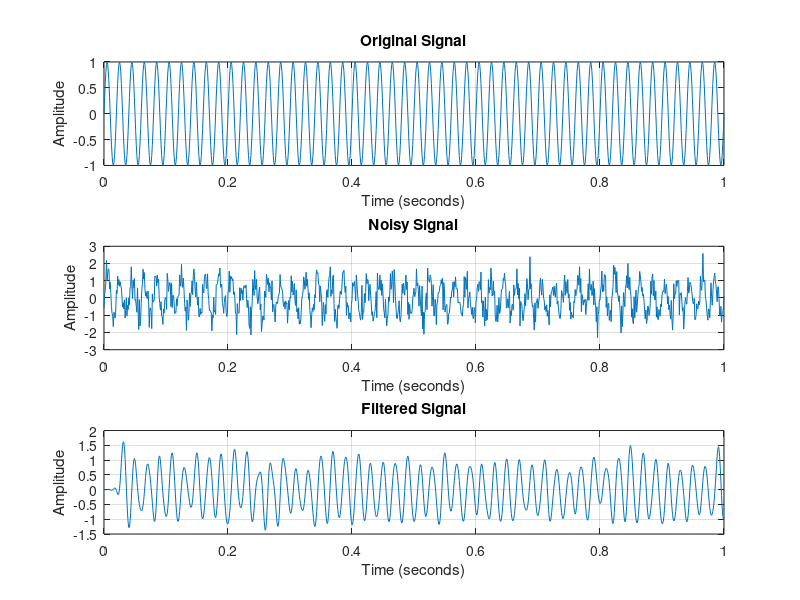

MATLAB code to generate this figure: (Note: this script raises an error after producing the figure.)
% Noise Reduction Filter Design using MATLAB
% Demonstrates noise removal from a noisy signal

clc;
clear;
close all;

% Sampling parameters
fs = 1000;
t = 0:1/fs:1;

% Original signal
signal = sin(2*pi*50*t);

% Add random noise
noise = 0.5 * randn(size(t));
noisySignal = signal + noise;

% Design a low-pass FIR filter
filterOrder = 50;
cutoffFrequency = 100;

normalizedCutoff = cutoffFrequency / (fs/2);

b = fir1(filterOrder, normalizedCutoff, 'low');

% Apply the filter
filteredSignal = filter(b, 1, noisySignal);

% Plot original, noisy and filtered signals
figure;

subplot(3,1,1);
plot(t, signal);
title('Original Signal');
xlabel('Time (seconds)');
ylabel('Amplitude');
grid on;

subplot(3,1,2);
plot(t, noisySignal);
title('Noisy Signal');
xlabel('Time (seconds)');
ylabel('Amplitude');
grid on;

subplot(3,1,3);
plot(t, filteredSignal);
title('Filtered Signal');
xlabel('Time (seconds)');
ylabel('Amplitude');
grid on;

sgtitle('Noise Reduction using FIR Low-Pass Filter');
